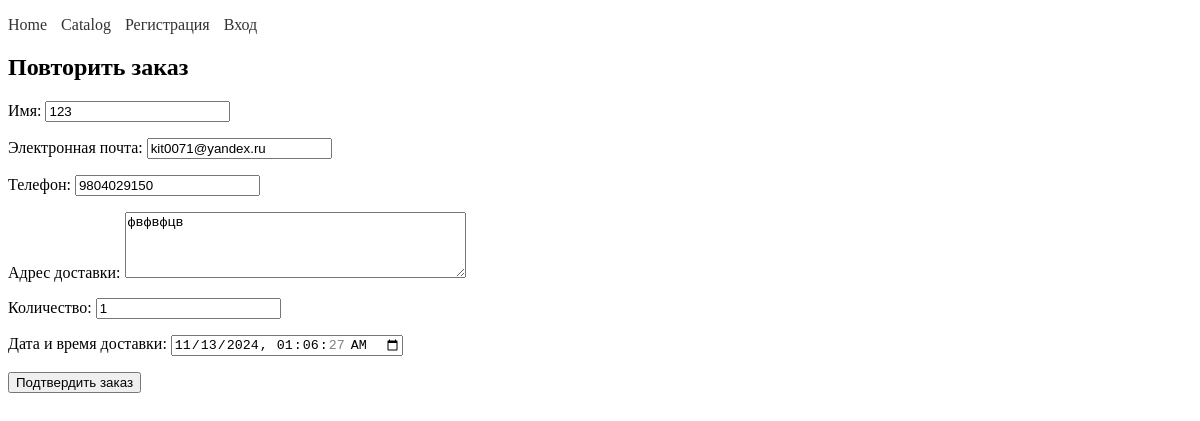
Screenshot of /reorder/40/ with the database file from the repository.
### shop/models.py (models this page shows, shortened)
class QuickOrder(models.Model):
    STATUS_CHOICES = [
        ('accepted', 'Принят к работе'),
        ('in_progress', 'Находится в работе'),
        ('delivering', 'В доставке'),
        ('completed', 'Выполнен'),
    ]
    ORDER_TYPE_CHOICES = [
        ('quick', 'Быстрая покупка'),
        ('cart', 'Корзина'),
    ]
    product = models.ForeignKey(Product, on_delete=models.CASCADE)
    customer_name = models.CharField(max_length=100)
    customer_email = models.EmailField()
    customer_phone = models.CharField(max_length=20)
    delivery_address = models.TextField()
    quantity = models.PositiveIntegerField(default=1)
    created_at = models.DateTimeField(auto_now_add=True)
    status = models.CharField(max_length=20, choices=STATUS_CHOICES, default='accepted')
    order_type = models.CharField(max_length=10, choices=ORDER_TYPE_CHOICES, default='cart')
    user = models.ForeignKey(User, on_delete=models.SET_NULL, null=True, blank=True)

### shop/views.py (the view)
# urls.py: path('reorder/<int:order_id>/', views.reorder, name='reorder'),
def reorder(request, order_id):
    original_order = get_object_or_404(QuickOrder, id=order_id)
    if request.method == 'POST':
        form = QuickOrderForm(request.POST)
        if form.is_valid():
            new_order = form.save(commit=False)
            new_order.product = original_order.product
            new_order.status = 'accepted'  # Статус по умолчанию
            new_order.user = request.user  # Привязываем заказ к текущему пользователю
            new_order.save()
            return redirect('order_history')
    else:
        form = QuickOrderForm(initial={
            'customer_name': original_order.customer_name,
            'customer_email': original_order.customer_email,
            'customer_phone': original_order.customer_phone,
            'delivery_address': original_order.delivery_address,
            'quantity': original_order.quantity,
            'delivery_datetime': original_order.created_at,  # Дата и время из старого заказа
        })
    return render(request, 'shop/reorder_form.html', {'form': form})

### shop/forms.py
class QuickOrderForm(forms.ModelForm):
    delivery_datetime = forms.DateTimeField(
        initial=timezone.now,  # Текущее время по умолчанию
        widget=forms.DateTimeInput(attrs={'type': 'datetime-local'}),
        label='Дата и время доставки'
    )
    delivery_address = forms.CharField(
        max_length=255,
        widget=forms.Textarea(attrs={'rows': 4}),
        label='Адрес доставки'
    )
    class Meta:
        model = QuickOrder
        fields = ['customer_name', 'customer_email', 'customer_phone', 'delivery_address', 'quantity', 'delivery_datetime']
        labels = {
            'customer_name': 'Имя',
            'customer_email': 'Электронная почта',
            'customer_phone': 'Телефон',
            'delivery_address': 'Адрес доставки',
            'quantity': 'Количество',
            'delivery_datetime': 'Дата и время доставки',
        }

### shop/templates/shop/reorder_form.html (shortened to what this page needs)
{% extends 'shop/base.html' %}
{% block content %}
  <h2>Повторить заказ</h2>
  <form method="post">
    {{ form.as_p }}
    <button type="submit">Подтвердить заказ</button>
  </form>
{% endblock %}

### rows the page displays
QuickOrder: customer_name "123", customer_email "kit0071@yandex.ru", customer_phone "9804029150", delivery_address "фвфвфцв", quantity "1"
